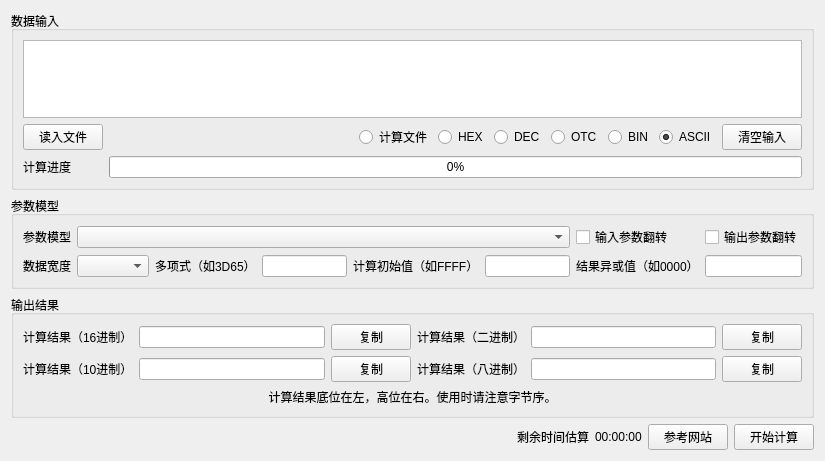
<?xml version="1.0" encoding="UTF-8"?>
<ui version="4.0">
 <class>CRCCalculatorWidget</class>
 <widget class="QWidget" name="CRCCalculatorWidget">
  <property name="geometry">
   <rect>
    <x>0</x>
    <y>0</y>
    <width>825</width>
    <height>461</height>
   </rect>
  </property>
  <property name="windowTitle">
   <string>Form</string>
  </property>
  <layout class="QGridLayout" name="gridLayout_4">
   <item row="3" column="0">
    <spacer name="horizontalSpacer_2">
     <property name="orientation">
      <enum>Qt::Horizontal</enum>
     </property>
     <property name="sizeHint" stdset="0">
      <size>
       <width>40</width>
       <height>20</height>
      </size>
     </property>
    </spacer>
   </item>
   <item row="2" column="0" colspan="5">
    <widget class="QGroupBox" name="groupBox_3">
     <property name="title">
      <string>输出结果</string>
     </property>
     <layout class="QGridLayout" name="gridLayout_3">
      <item row="1" column="5">
       <widget class="QPushButton" name="pushButton_7">
        <property name="text">
         <string>复制</string>
        </property>
       </widget>
      </item>
      <item row="0" column="4">
       <widget class="QLineEdit" name="lineEdit_5"/>
      </item>
      <item row="0" column="0">
       <widget class="QLabel" name="label_6">
        <property name="text">
         <string>计算结果（16进制）</string>
        </property>
       </widget>
      </item>
      <item row="0" column="5">
       <widget class="QPushButton" name="pushButton_3">
        <property name="text">
         <string>复制</string>
        </property>
       </widget>
      </item>
      <item row="1" column="3">
       <widget class="QLabel" name="label_13">
        <property name="text">
         <string>计算结果（八进制）</string>
        </property>
       </widget>
      </item>
      <item row="1" column="4">
       <widget class="QLineEdit" name="lineEdit_7"/>
      </item>
      <item row="1" column="2">
       <widget class="QPushButton" name="pushButton_6">
        <property name="text">
         <string>复制</string>
        </property>
       </widget>
      </item>
      <item row="0" column="2">
       <widget class="QPushButton" name="pushButton_2">
        <property name="text">
         <string>复制</string>
        </property>
       </widget>
      </item>
      <item row="0" column="3">
       <widget class="QLabel" name="label_7">
        <property name="text">
         <string>计算结果（二进制）</string>
        </property>
       </widget>
      </item>
      <item row="0" column="1">
       <widget class="QLineEdit" name="lineEdit_4"/>
      </item>
      <item row="1" column="1">
       <widget class="QLineEdit" name="lineEdit_6"/>
      </item>
      <item row="1" column="0">
       <widget class="QLabel" name="label_12">
        <property name="text">
         <string>计算结果（10进制）</string>
        </property>
       </widget>
      </item>
      <item row="2" column="0" colspan="6">
       <widget class="QLabel" name="label_14">
        <property name="styleSheet">
         <string notr="true">QLabel {
	color: &quot;#FFFF0000&quot;
}</string>
        </property>
        <property name="text">
         <string>计算结果底位在左，高位在右。使用时请注意字节序。</string>
        </property>
        <property name="alignment">
         <set>Qt::AlignCenter</set>
        </property>
       </widget>
      </item>
     </layout>
    </widget>
   </item>
   <item row="3" column="4">
    <widget class="QPushButton" name="pushButton">
     <property name="text">
      <string>开始计算</string>
     </property>
    </widget>
   </item>
   <item row="0" column="0" colspan="5">
    <widget class="QGroupBox" name="groupBox">
     <property name="title">
      <string>数据输入</string>
     </property>
     <layout class="QGridLayout" name="gridLayout">
      <item row="1" column="1">
       <widget class="QLabel" name="label_8">
        <property name="sizePolicy">
         <sizepolicy hsizetype="Expanding" vsizetype="Preferred">
          <horstretch>0</horstretch>
          <verstretch>0</verstretch>
         </sizepolicy>
        </property>
        <property name="text">
         <string/>
        </property>
       </widget>
      </item>
      <item row="1" column="3">
       <widget class="QRadioButton" name="radioButton">
        <property name="text">
         <string notr="true">HEX</string>
        </property>
       </widget>
      </item>
      <item row="1" column="7">
       <widget class="QRadioButton" name="radioButton_2">
        <property name="text">
         <string notr="true">ASCII</string>
        </property>
        <property name="checked">
         <bool>true</bool>
        </property>
       </widget>
      </item>
      <item row="2" column="0">
       <widget class="QLabel" name="label_9">
        <property name="text">
         <string>计算进度</string>
        </property>
       </widget>
      </item>
      <item row="1" column="2">
       <widget class="QRadioButton" name="radioButton_6">
        <property name="text">
         <string>计算文件</string>
        </property>
       </widget>
      </item>
      <item row="1" column="5">
       <widget class="QRadioButton" name="radioButton_4">
        <property name="text">
         <string notr="true">OTC</string>
        </property>
       </widget>
      </item>
      <item row="1" column="0">
       <widget class="QPushButton" name="pushButton_5">
        <property name="text">
         <string>读入文件</string>
        </property>
       </widget>
      </item>
      <item row="1" column="4">
       <widget class="QRadioButton" name="radioButton_3">
        <property name="text">
         <string notr="true">DEC</string>
        </property>
       </widget>
      </item>
      <item row="1" column="6">
       <widget class="QRadioButton" name="radioButton_5">
        <property name="text">
         <string notr="true">BIN</string>
        </property>
       </widget>
      </item>
      <item row="1" column="8">
       <widget class="QPushButton" name="pushButton_8">
        <property name="text">
         <string>清空输入</string>
        </property>
       </widget>
      </item>
      <item row="2" column="1" colspan="8">
       <widget class="QProgressBar" name="progressBar">
        <property name="value">
         <number>0</number>
        </property>
       </widget>
      </item>
      <item row="0" column="0" colspan="9">
       <widget class="QTextEdit" name="textEdit"/>
      </item>
     </layout>
    </widget>
   </item>
   <item row="1" column="0" colspan="5">
    <widget class="QGroupBox" name="groupBox_2">
     <property name="title">
      <string>参数模型</string>
     </property>
     <layout class="QGridLayout" name="gridLayout_2">
      <item row="1" column="3">
       <widget class="QLineEdit" name="lineEdit"/>
      </item>
      <item row="1" column="0">
       <widget class="QLabel" name="label_2">
        <property name="text">
         <string>数据宽度</string>
        </property>
       </widget>
      </item>
      <item row="1" column="7">
       <widget class="QLineEdit" name="lineEdit_3"/>
      </item>
      <item row="1" column="2">
       <widget class="QLabel" name="label_3">
        <property name="text">
         <string>多项式（如3D65）</string>
        </property>
       </widget>
      </item>
      <item row="1" column="1">
       <widget class="QComboBox" name="comboBox_2"/>
      </item>
      <item row="1" column="4">
       <widget class="QLabel" name="label_4">
        <property name="text">
         <string>计算初始值（如FFFF）</string>
        </property>
       </widget>
      </item>
      <item row="0" column="0">
       <widget class="QLabel" name="label">
        <property name="text">
         <string>参数模型</string>
        </property>
       </widget>
      </item>
      <item row="1" column="5">
       <widget class="QLineEdit" name="lineEdit_2"/>
      </item>
      <item row="1" column="6">
       <widget class="QLabel" name="label_5">
        <property name="text">
         <string>结果异或值（如0000）</string>
        </property>
       </widget>
      </item>
      <item row="0" column="7">
       <widget class="QCheckBox" name="checkBox_2">
        <property name="text">
         <string>输出参数翻转</string>
        </property>
       </widget>
      </item>
      <item row="0" column="6">
       <widget class="QCheckBox" name="checkBox">
        <property name="text">
         <string>输入参数翻转</string>
        </property>
       </widget>
      </item>
      <item row="0" column="1" colspan="5">
       <widget class="QComboBox" name="comboBox">
        <property name="sizePolicy">
         <sizepolicy hsizetype="Preferred" vsizetype="Fixed">
          <horstretch>0</horstretch>
          <verstretch>0</verstretch>
         </sizepolicy>
        </property>
       </widget>
      </item>
     </layout>
    </widget>
   </item>
   <item row="3" column="3">
    <widget class="QPushButton" name="pushButton_4">
     <property name="text">
      <string>参考网站</string>
     </property>
    </widget>
   </item>
   <item row="3" column="1">
    <widget class="QLabel" name="label_10">
     <property name="text">
      <string>剩余时间估算</string>
     </property>
    </widget>
   </item>
   <item row="3" column="2">
    <widget class="QLabel" name="label_11">
     <property name="styleSheet">
      <string notr="true">QLabel {
	color: &quot;#FFFF0000&quot;
}</string>
     </property>
     <property name="text">
      <string>00:00:00</string>
     </property>
    </widget>
   </item>
  </layout>
 </widget>
 <resources/>
 <connections>
  <connection>
   <sender>pushButton_8</sender>
   <signal>clicked()</signal>
   <receiver>textEdit</receiver>
   <slot>clear()</slot>
   <hints>
    <hint type="sourcelabel">
     <x>771</x>
     <y>185</y>
    </hint>
    <hint type="destinationlabel">
     <x>762</x>
     <y>155</y>
    </hint>
   </hints>
  </connection>
 </connections>
</ui>
